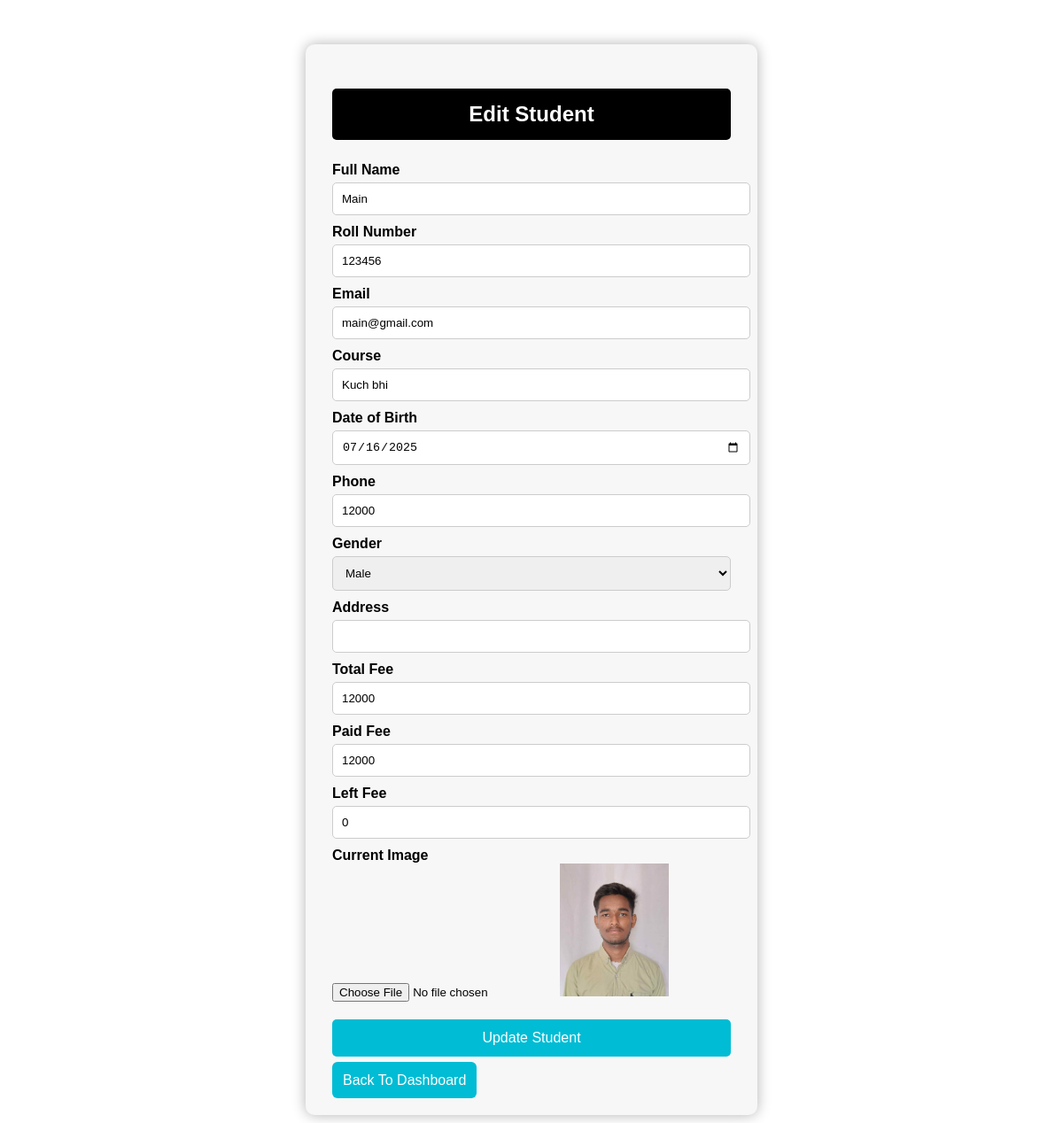
The app's page /edit_stu/2 (signed in) with its own data.
### students/models.py (models this page shows)
class student(models.Model):
    name=models.CharField(max_length=30,null=True)
    rollnumber=models.CharField(max_length=30,null=True,)
    email=models.CharField(max_length=30,null=True)
    course=models.CharField(max_length=30,null=True)
    dob=models.CharField(max_length=30,null=True)
    phone=models.CharField(max_length=10,null=True)
    gender=models.CharField(max_length=30,null=True)
    address=models.CharField(max_length=30,null=True)
    tfee=models.CharField(max_length=30,null=True)
    pfee=models.CharField(max_length=30,null=True)
    lfee=models.CharField(max_length=30,null=True)
    image=models.FileField(null=True)

### students/views.py (the view, shortened to what this page needs)
# urls.py: path('edit_stu/<int:id>',edit_stu,name="edit_stu"),
@login_required(login_url='login')
def edit_stu(request,id):
    data=student.objects.get(id=id)
    error=""
    d={'data':data,'error':error}
    return render(request,'edit_stu.html',d)

### students/templates/edit_stu.html (shortened to what this page needs)
<!DOCTYPE html>
<html lang="en">
<head>
</head>
<body>
    <div class="form-container">
        <h2>Edit Student</h2>
        <form method="post" enctype="multipart/form-data">
            <label>Full Name</label>
            <input type="text" name="fname" value="{{data.name}}" required>
            <label>Roll Number</label>
            <input type="text" name="rollnumber" value="{{data.rollnumber}}" required>
            <label>Email</label>
            <input type="email" name="email" value="{{data.email}}" required>
            <label>Course</label>
            <input type="text" name="course" value="{{data.course}}">
            <label>Date of Birth</label>
            <input type="date" name="dob" value="{{data.dob}}">
            <label>Phone</label>
            <input type="text" name="phone" value="{{data.phone}}">
            <label>Gender</label>
            <select name="gender" value="{{data.gender}}">
                <option value="Male" selected>Male</option>
            </select>
            <label>Address</label>
            <input type="text" name="address" value="{{data.Address}}">
            <label>Total Fee</label>
            <input type="number" name="tfee" value="{{data.tfee}}">
            <label>Paid Fee</label>
            <input type="number" name="pfee" value="{{data.pfee}}">
            <label>Left Fee</label>
            <input type="number" name="lfee" value="{{data.lfee}}">
            <label>Current Image</label>
            <input type="file" name="image" value="{{data.image}}">
            <img src="{{ data.image.url }}" alt="Image not uploaded" height="150px">
            <button type="submit">Update Student</button><br><br>
            <a href="{% url 'admin_dashboard' %}" class="back"> Back To Dashboard</a>
        </form>
    </div>
</body>
</html>

### students/templates/edit_stu.html (style rules this page uses)
body { margin: 0; padding: 0; background: linear-gradient(to right, #141e30, #243b55); font-family: Arial, sans-serif; background-image: url(https://static.vecteezy.com/system/resources/previews/001/225/154/non_2x/black-low-poly-geometric-background-vector.jpg); }
.form-container { background: #f7f7f7; max-width: 450px; margin: 50px auto; padding: 30px; border-radius: 10px; box-shadow: 0 0 15px rgba(0, 0, 0, 0.3); }
.form-container h2 { text-align: center; background: #000; color: #fff; padding: 15px; border-radius: 5px; margin-bottom: 25px; }
label { display: block; margin-top: 10px; font-weight: bold; }
input[type="text"], input[type="email"], input[type="date"], input[type="number"], select { width: 100%; padding: 10px; margin-top: 5px; border: 1px solid #ccc; border-radius: 5px; }
input[type="file"] { margin-left: 0px; }
.form-container button { width: 100%; background: #00bcd4; color: #fff; padding: 12px; margin-top: 20px; border: none; border-radius: 5px; font-size: 16px; cursor: pointer; }
.back { margin-top: 20px; width: 100%; padding: 12px; background-color: #00bcd4; color: white; border: none; border-radius: 6px; font-size: 16px; cursor: pointer; text-decoration: none; }

### records on screen
student: fname "Main", rollnumber "123456", email "main@gmail.com", course "Kuch bhi", dob "07/16/2025", phone "12000", gender "Male", tfee "12000", pfee "12000", lfee "0", image (picture)
